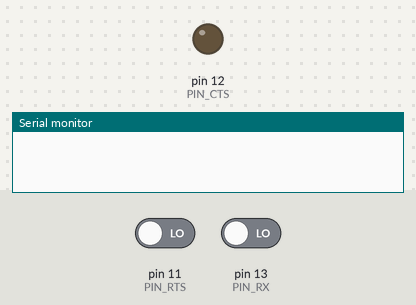
A sketch run on a simulated Arduino Uno, built with avr-gcc and run on an emulated ATmega328P. Shown: output pins drawn as LEDs (lit = HIGH), the last lines printed to the serial monitor. The inputs (shaded band) are chosen by the test bench; at power-on: pin 11 (PIN_RTS) LOW, pin 13 (PIN_RX) LOW.

Above: at 1.2 s.
1.3 s: pin 11 (PIN_RTS) driven HIGH
At 1.8 s:
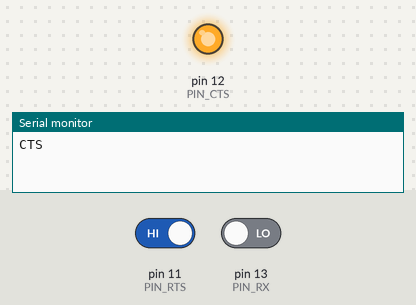
5.8 s: pin 11 (PIN_RTS) driven LOW
At 6.5 s:
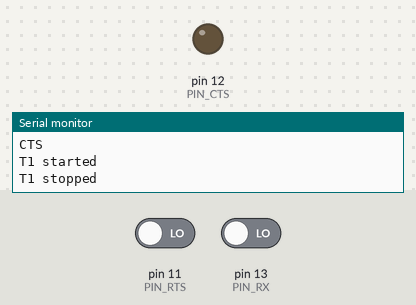
Timing chart, 0 to 8.8 s (numbered marks = the images above; inputs shaded):
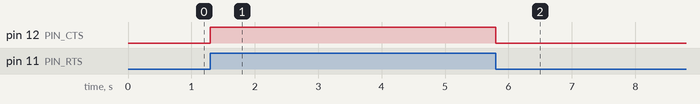

The sketch:

Serial.ino
```cpp
//////////////////////////////// INFO /////////////////////////////////////////
/*
*
* Implementação das funcionalidades de controle do Arduino.
*
* Autores:
* Erick Patrick Andrade Barcelos
* Karoliny Oliveira Ozias Silva
* João Lucas Rodrigues Constantino
*
*/
///////////////////////////// IMPORTAÇÕES /////////////////////////////////////

// Bibliotecas locais
#include "./Timer.h"


/////////////////////////////// MACROS ////////////////////////////////////////

// Pinos
#define PIN_RX 13
#define PIN_TX 13
#define PIN_CTS 12
#define PIN_RTS 11

// Baud rate
#define BAUD_RATE 1
#define HALF_BAUD 1000/(2*BAUD_RATE)

// Paridade
#define IS_ODD true


/////////////////////////// VARIÁVEIS GLOBAIS /////////////////////////////////

// Dados recebidos via comunicação
int bit_received;
char byte_received = 0;
int parity_received;

// Controle lógico
bool connected = false;
int bit_iterator = -1;


////////////////////////// FUNÇÕES AUXILIARES /////////////////////////////////

// Calcula bit de paridade - Par ou impar
int get_parity_bit(char data, bool is_odd){

  // Conta a quantia de 1's
  int count = 0;
  for(int i = 0; i < 8; ++i){
    count += bitRead(data, i);
  }

  // Ímpar
  if(is_odd){
    if(count % 2 == 0){
      return HIGH;
    }
    return LOW;
  }

  // Par
  else {
    if(count % 2 == 0){
      return LOW;
    }
    return HIGH;
  }
}


////////////////////// CHAMADAS-PADRÃO DO ARDUINO /////////////////////////////


// Executada uma vez quando o Arduino reseta
void setup(){

  //desabilita interrupcoes
  noInterrupts();

  // Configura porta serial (Serial Monitor - Ctrl + Shift + M)
  Serial.begin(9600);

  // Inicializa TX ou RX
  pinMode(PIN_RX, INPUT);

  // RTS e CTS
  pinMode(PIN_CTS, OUTPUT);
  digitalWrite(PIN_CTS, LOW);
  pinMode(PIN_RTS, INPUT);

  // Configura timer
  set_timer(BAUD_RATE);

  // habilita interrupcoes
  interrupts();
}

// O loop() eh executado continuamente (como um while(true))
void loop ( ) {

  // Verifica se há conexão e se há mensagem
  if(connected == false && digitalRead(PIN_RTS) == HIGH){

    // Comunicação (CTS)
    Serial.println("CTS");
    digitalWrite(PIN_CTS, HIGH);
    connected = true;
    delay(HALF_BAUD);
    start_timer();
  }
}

/////////////////////// LÓGICA DE SINCRONIZAÇÃO ///////////////////////////////

// Rotina de interrupcao do timer1
// O que fazer toda vez que 1s passou?
ISR(TIMER1_COMPA_vect){

  // Bit de inicialização (ignorado)
  if(bit_iterator == -1 && digitalRead(PIN_RTS) == HIGH){
    bit_received = digitalRead(PIN_RX);
    if(bit_received == HIGH){
      bit_iterator = 0;
    }
  }

  // Executa se o RTS ainda estiver definido
  else if(digitalRead(PIN_RTS) == HIGH){

     // Bit recebido
    bit_received = digitalRead(PIN_RX);

    // Itera ao longo dos bits a serem recebidos
    if(bit_iterator < 8){

      // Bit atual
      bitWrite(byte_received, 7-bit_iterator, bit_received);
      Serial.write(bit_received + 48);

      // Incremento do iterador
      ++bit_iterator;
    }

    // Bit de paridade
    else if(bit_iterator < 9){

      // Bit recebido
      bit_received = digitalRead(PIN_RX);

      // Início da mensagem a ser impressa
      Serial.print(" (");
      Serial.print(byte_received);

      // Verificação de paridade
      if(get_parity_bit(byte_received, IS_ODD) == bit_received){
        Serial.print("). Parity is correct: expected and received ");
        Serial.print(bit_received);
      }else{
        Serial.print("). Parity is INCORRECT: expected ");
        Serial.print(!bit_received);
        Serial.print(", but received ");
        Serial.print(bit_received);
      }

      // Final da mensagem a ser impressa
      Serial.println(".");

      // Incremento do iterador
      ++bit_iterator;
    }

    // Bit terminador
    else{
      bit_iterator = -1;
    }
  }

  // Finaliza a conexão
  else{
    digitalWrite(PIN_CTS, LOW);
    stop_timer();
    connected = false;
  }
}
```

Timer.h
```cpp
#ifndef _TIMER_H_
#define _TIMER_H_

//////////////////////////////// INFO /////////////////////////////////////////
/*
*
* Biblioteca com funcionalidades de temporização do Arduino.
*
*/
///////////////////////////// ASSINATURAS /////////////////////////////////////

// Define o timer
void set_timer(int baud_rate){
  int frequencia;
  frequencia = constrain(baud_rate,1,1500);
  //set timer1 interrupt
  TCCR1A = 0;// set entire TCCR1A register to 0
  TCCR1B = 0;// same for TCCR1B
  TCNT1  = 0;//initialize counter value to 0
  //OCR1A = contador;// = (16*10^6) / (10*1024) - 1 (must be <65536)
  OCR1A = ((16 * pow(10,6))/(1024*frequencia)) - 1;
  // turn on CTC mode (clear time on compare)
  TCCR1B |= (1 << WGM12);
  // Turn T1 off
  TCCR1B &= 0xF8;
  // Disable interrupts
  TIMSK1 = 0;
  TIFR1 = 0;
}


// Inicializa o timer
void start_timer(){
  Serial.println("T1 started");
  TCNT1 = 0;//initialize counter value to 0
  TIFR1 = 0;
  // enable timer compare interrupt
  TIMSK1 |= (1 << OCIE1A);
  // Set CS10 and CS12 bits for 1024 prescaler
  TCCR1B |= (1 << CS12) | (1 << CS10);
}


// Interrompe o timer
void stop_timer(){
  Serial.println("T1 stopped");
    // Turn T1 off
  TCCR1B &= 0xF8;
  TIMSK1 = 0;
}


///////////////////////////////////////////////////////////////////////////////

#endif
```

Measured:
- after the input at 1.3 s, pin 12 (PIN_CTS): LOW → HIGH at once
- after the input at 5.8 s, pin 12 (PIN_CTS): HIGH → LOW at once
